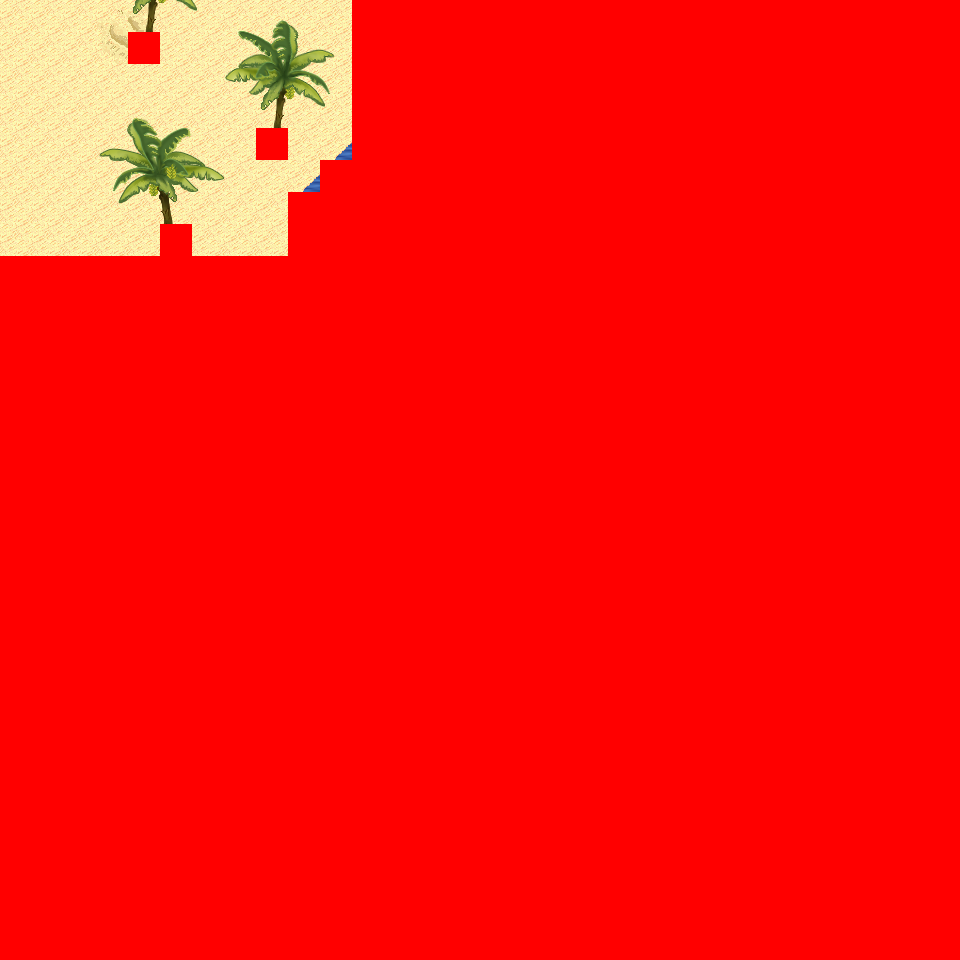

The image is a tile-based game level rendered from a .tmx file. Its description and source (layers, tilesets, objects; grid data summarised) follow:
An orthogonal 30x30 tile map with 32x32 px tiles, 6 tile layers (Ground, Object, Object2, Above, ...), 14 tilesets and 1 object (mapchange).

<map version="1.0" orientation="orthogonal" renderorder="right-down" width="30" height="30" tilewidth="32" tileheight="32" nextobjectid="2">
  <tileset firstgid="1" name="tileset_logic_collision" tilewidth="32" tileheight="32" tilecount="1" columns="1">
    <image source="../drawable/tileset_logic_collision.png" width="32" height="32" />
  </tileset>
  <tileset firstgid="2" name="tileset_ground_ground" tilewidth="32" tileheight="32" tilecount="33" columns="3">
    <image source="../drawable/tileset_ground_ground.png" width="96" height="352" />
  </tileset>
  <tileset firstgid="35" name="tileset_terrain_desert" tilewidth="32" tileheight="32" tilecount="88" columns="8">
    <image source="../drawable/tileset_terrain_desert.png" width="256" height="352" />
  </tileset>
  <tileset firstgid="123" name="tileset_building_stone_ruins" tilewidth="32" tileheight="32" tilecount="72" columns="6">
    <image source="../drawable/tileset_building_stone_ruins.png" width="192" height="384" />
  </tileset>
  <tileset firstgid="195" name="tileset_ground_sand_edges" tilewidth="32" tileheight="32" tilecount="15" columns="5">
    <image source="../drawable/tileset_ground_sand_edges.png" width="160" height="96" />
  </tileset>
  <tileset firstgid="210" name="tileset_ground_slate_tiles" tilewidth="32" tileheight="32" tilecount="15" columns="5">
    <image source="../drawable/tileset_ground_slate_tiles.png" width="160" height="96" />
  </tileset>
  <tileset firstgid="225" name="tileset_ground_sand_2" tilewidth="32" tileheight="32" tilecount="15" columns="5">
    <image source="../drawable/tileset_ground_sand_2.png" width="160" height="96" />
  </tileset>
  <tileset firstgid="240" name="tileset_plant_cactus_2" tilewidth="32" tileheight="32" tilecount="10" columns="5">
    <image source="../drawable/tileset_plant_cactus_2.png" width="160" height="64" />
  </tileset>
  <tileset firstgid="250" name="tileset_plant_round_cactuses" tilewidth="32" tileheight="32" tilecount="20" columns="10">
    <image source="../drawable/tileset_plant_round_cactuses.png" width="320" height="64" />
  </tileset>
  <tileset firstgid="270" name="tileset_plant_tree_banana_tree" tilewidth="32" tileheight="32" tilecount="40" columns="4">
    <image source="../drawable/tileset_plant_tree_banana_tree.png" width="128" height="320" />
  </tileset>
  <tileset firstgid="310" name="tileset_plant_tree_palm_tree" tilewidth="32" tileheight="32" tilecount="6" columns="2">
    <image source="../drawable/tileset_plant_tree_palm_tree.png" width="64" height="96" />
  </tileset>
  <tileset firstgid="316" name="tileset_plant_tree_palm_trees" tilewidth="32" tileheight="32" tilecount="40" columns="4">
    <image source="../drawable/tileset_plant_tree_palm_trees.png" width="128" height="320" />
  </tileset>
  <tileset firstgid="356" name="tileset_building_stone_tower" tilewidth="32" tileheight="32" tilecount="14" columns="2">
    <image source="../drawable/tileset_building_stone_tower.png" width="64" height="224" />
  </tileset>
  <tileset firstgid="370" name="tileset_plant_bush_large_green" tilewidth="32" tileheight="32" tilecount="9" columns="3">
    <image source="../drawable/tileset_plant_bush_large_green.png" width="96" height="96" />
  </tileset>
  <layer name="Ground" width="30" height="30">
    <data>[900 cells, 240 non-empty, 6 distinct tile ids]</data>
  </layer>
  <layer name="Object" width="30" height="30">
    <data>[900 cells, 21 non-empty, 6 distinct tile ids]</data>
  </layer>
  <layer name="Object2" width="30" height="30">
    <data>[900 cells, 0 non-empty, 0 distinct tile ids]</data>
  </layer>
  <layer name="Above" width="30" height="30">
    <data>[900 cells, 30 non-empty, 27 distinct tile ids]</data>
  </layer>
  <layer name="Above2" width="30" height="30">
    <data>[900 cells, 0 non-empty, 0 distinct tile ids]</data>
  </layer>
  <layer name="Walkable" width="30" height="30">
    <data>[900 cells, 820 non-empty, 1 distinct tile ids]</data>
  </layer>
  <objectgroup name="MapEvents">
    <object id="1" name="north" type="mapchange" x="0" y="0" width="352" height="32">
      <properties>
        <property name="map" value="0_deniran_forest_n2_w_x0_y3" />
        <property name="place" value="south" />
      </properties>
    </object>
  </objectgroup>
</map>
